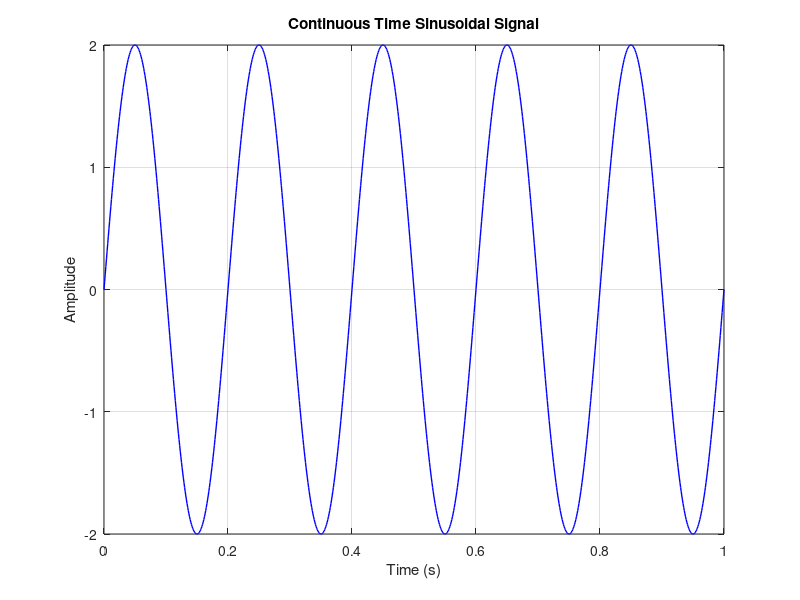
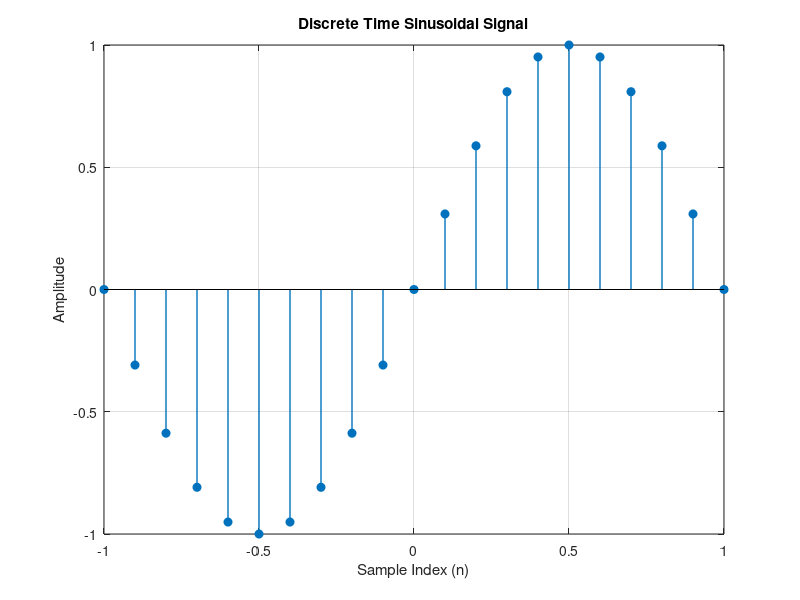
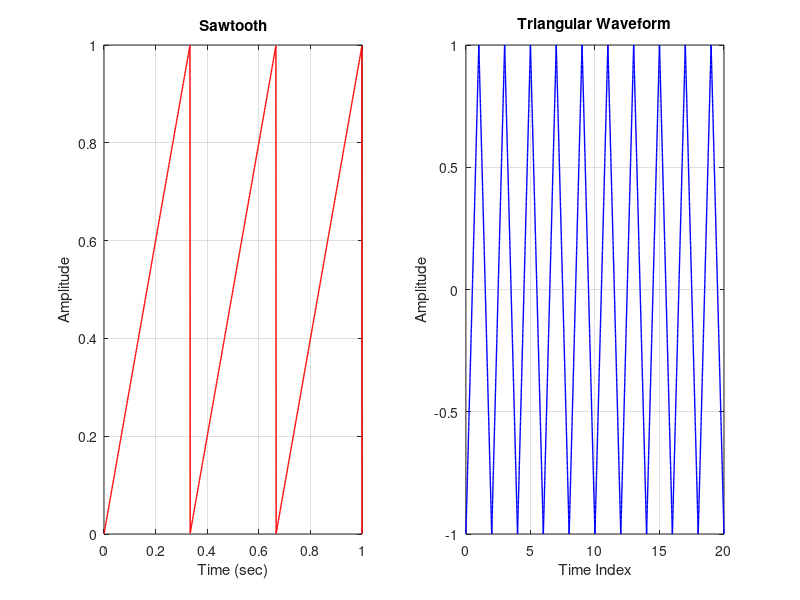
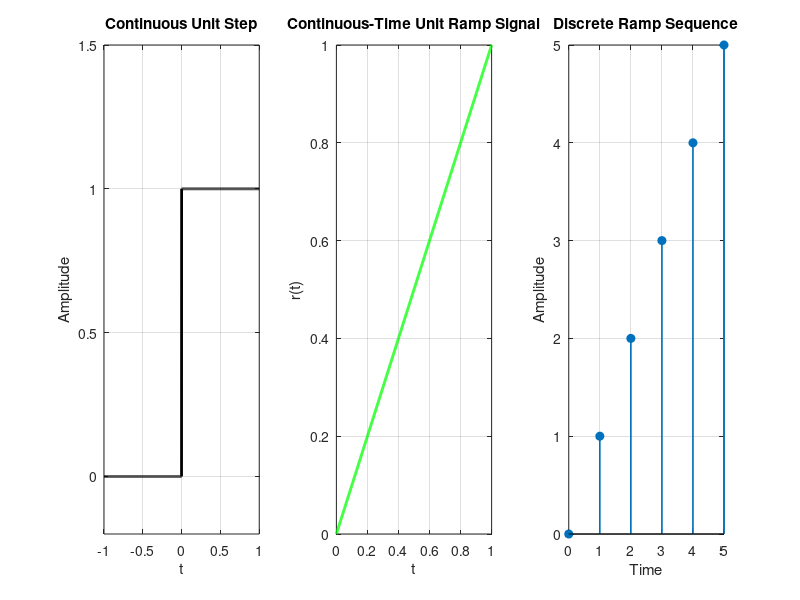

MATLAB code for these plots, in order:
%% Generation of Different Signals
clc;
clear;
close all;

%% ==========================================================
%% 1. Continuous-Time Sinusoidal Signal
%% ==========================================================

t = 0:0.001:1;      % Time axis
A = 2;              % Amplitude
f = 5;              % Frequency (Hz)

x = A*sin(2*pi*f*t);

figure;
plot(t,x,'b','LineWidth',1);
grid on;
axis([0 1 -2 2]);
title('Continuous Time Sinusoidal Signal');
xlabel('Time (s)');
ylabel('Amplitude');

%% ==========================================================
%% 2. Discrete-Time Sinusoidal Signal
%% ==========================================================

n = -1:0.1:1;

xd = sin(pi*n);

figure;
stem(n,xd,'filled','LineWidth',1);
grid on;
axis([-1 1 -1 1]);
title('Discrete Time Sinusoidal Signal');
xlabel('Sample Index (n)');
ylabel('Amplitude');

%% ==========================================================
%% 3. Sawtooth and Triangular Signals
%% ==========================================================

% Sawtooth Signal
t1 = 0:0.001:1;
f1 = 3;
x1 = mod(f1*t1,1);

% Triangular Signal
t2 = 0:0.01:20;
f2 = 0.5;
x2 = sawtooth(2*pi*f2*t2,0.5);

figure;

% Sawtooth
subplot(1,2,1)
plot(t1,x1,'r','LineWidth',1);
grid on;
axis([0 1 0 1]);
title('Sawtooth');
xlabel('Time (sec)');
ylabel('Amplitude');

% Triangular
subplot(1,2,2)
plot(t2,x2,'b','LineWidth',1);
grid on;
axis([0 20 -1 1]);
title('Triangular Waveform');
xlabel('Time Index');
ylabel('Amplitude');

%% ==========================================================
%% 4. Continuous Unit Step, Ramp and Discrete Ramp
%% ==========================================================

% Continuous Unit Step
t3 = -1:0.001:1;
u = double(t3>=0);

% Continuous Ramp
t4 = 0:0.001:1;
r = t4;

% Discrete Ramp
n2 = 0:5;
rd = n2;

figure;

% Continuous Unit Step
subplot(1,3,1)
plot(t3,u,'k','LineWidth',2);
grid on;
axis([-1 1 -0.2 1.5]);
title('Continuous Unit Step');
xlabel('t');
ylabel('Amplitude');

% Continuous Ramp
subplot(1,3,2)
plot(t4,r,'g','LineWidth',2);
grid on;
axis([0 1 0 1]);
title('Continuous-Time Unit Ramp Signal');
xlabel('t');
ylabel('r(t)');

% Discrete Ramp
subplot(1,3,3)
stem(n2,rd,'filled','LineWidth',1.2);
grid on;
axis([0 5 0 5]);
title('Discrete Ramp Sequence');
xlabel('Time');
ylabel('Amplitude');
